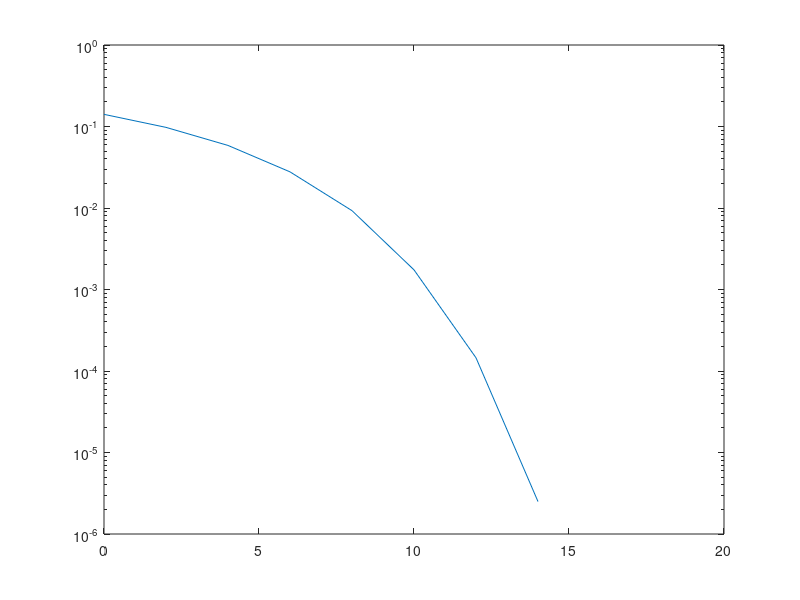

MATLAB code to generate this figure: (Note: this script raises an error after producing the figure.)
% A skeleton BER script for a wireless link simulation
clear all;close all;clc
% For the final version of this project, you must use these 3
% parameter. You will likely want to set numIter to 1 while you debug your
% link, and then increase it to get an average BER.
numIter = 1000;  % The number of iterations of the simulation
nSym = 1000;    % The number of symbols per packet
SNR_Vec = 0:2:16;
lenSNR = length(SNR_Vec);

M = 16;        % The M-ary number, 2 corresponds to binary modulation
k = log2(M);

chan = 1;          % No channel
%chan = [1 .2 .4]; % Somewhat invertible channel impulse response, Moderate ISI
%chan = [0.227 0.460 0.688 0.460 0.227]';   % Not so invertible, severe ISI


% Time-varying Rayleigh multipath channel, try it if you dare. Or take
% wireless comms next semester.
% ts = 1/1000;
% chan = rayleighchan(ts,1);
% chan.pathDelays = [0 ts 2*ts];
% chan.AvgPathGaindB = [0 5 10];
% chan.StoreHistory = 1; % Uncomment if you want to be able to do plot(chan)
% 

% Create a vector to store the BER computed during each iteration
berVec = zeros(numIter, lenSNR);

% Run the simulation numIter amount of times
for i = 1:numIter
    
    bits = randi([0 1], 1, nSym*k);     % Generate random bits
    % New bits must be generated at every
    % iteration

    % If you increase the M-ary number, as you most likely will, you'll need to
    % convert the bits to integers. See the BIN2DE function
    % For binary, our MSG signal is simply the bits

    msg = bi2de(reshape(bits,k,length(bits)/k).','left-msb')';
    for j = 1:lenSNR % one iteration of the simulation at each SNR Value


        tx = qammod(msg,M);  % BPSK modulate the signal

        if isequal(chan,1)
            txChan = tx;
        elseif isa(chan,'channel.rayleigh')
            reset(chan) % Draw a different channel each iteration
            txChan = filter(chan,tx);
        else
            txChan = filter(chan,1,tx);  % Apply the channel.
        end
 
        txNoisy = awgn(txChan,SNR_Vec(j) + 10*log10(k), 'measured'); % Add AWGN
        
%         h = scatterplot(txNoisy,1,trainlen,'bx'); hold on;
%         scatterplot(symbolest,1,trainlen,'g.',h);
%         scatterplot(eq1.SigConst,1,0,'k*',h);
%         legend('Filtered signal','Equalized signal',...
%            'Ideal signal constellation');
%         hold off;
        
        rx = qamdemod(txNoisy, M); % Demodulate

        % Again, if M was a larger number, I'd need to convert my symbols
        % back to bits here.
        rx = de2bi(rx,'left-msb'); % Map Symbols to Bits
        rx = reshape(rx.',numel(rx),1);

        rxMSG = rx';
        
        % Compute and store the BER for this iteration

        [zzz berVec(i,j)] = biterr(bits, rxMSG);  % We're interested in the BER, which is the 2nd output of BITERR

    end  % End SNR iteration
end      % End numIter iteration


% Compute and plot the mean BER
ber = mean(berVec,1)

semilogy(SNR_Vec, ber)

% Compute the theoretical BER for this scenario
% THIS IS ONLY VALID FOR BPSK!
% YOU NEED TO CHANGE THE CALL TO BERAWGN FOR DIFF MOD TYPES
% Also note - there is no theoretical BER when you have a multipath channel
if M == 2
    berTheory = berawgn(SNR_Vec,'psk',2,'nondiff');
else
    berTheory = berawgn(SNR_Vec, 'qam', M);
end
hold on
semilogy(SNR_Vec,berTheory,'r')
legend('BER','Theoretical BER')
xlabel('SNR');